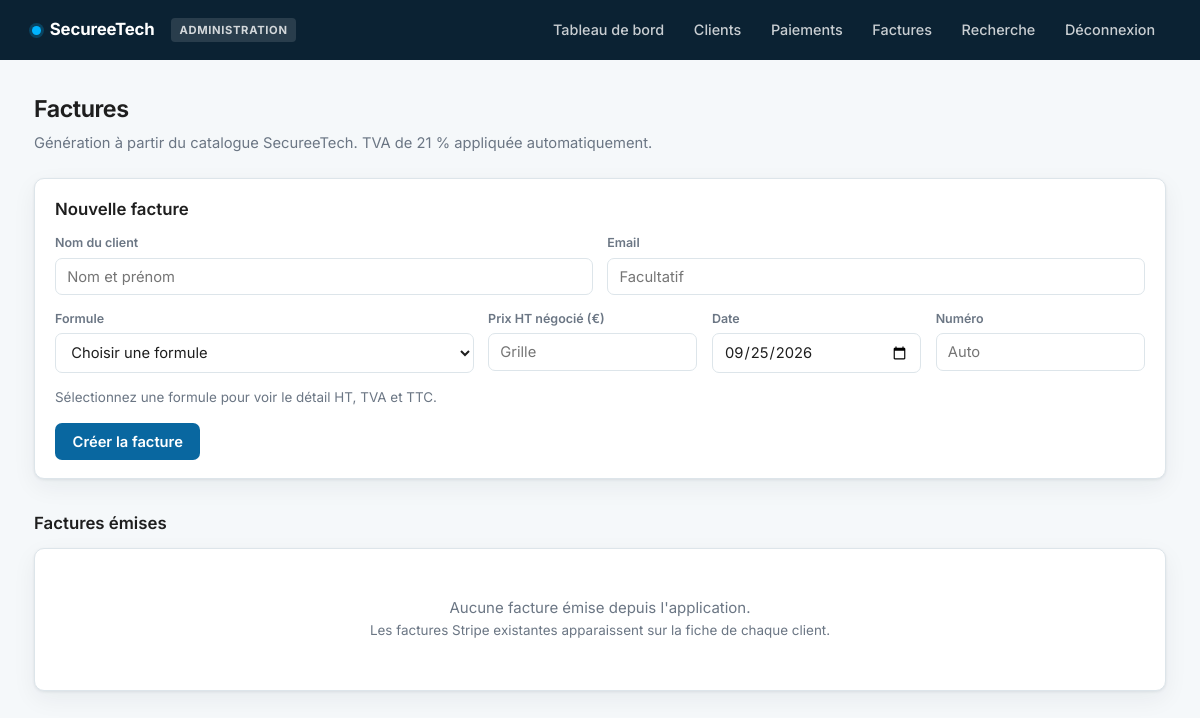
/factures (signed in), run on an earlier commit of the app's database.
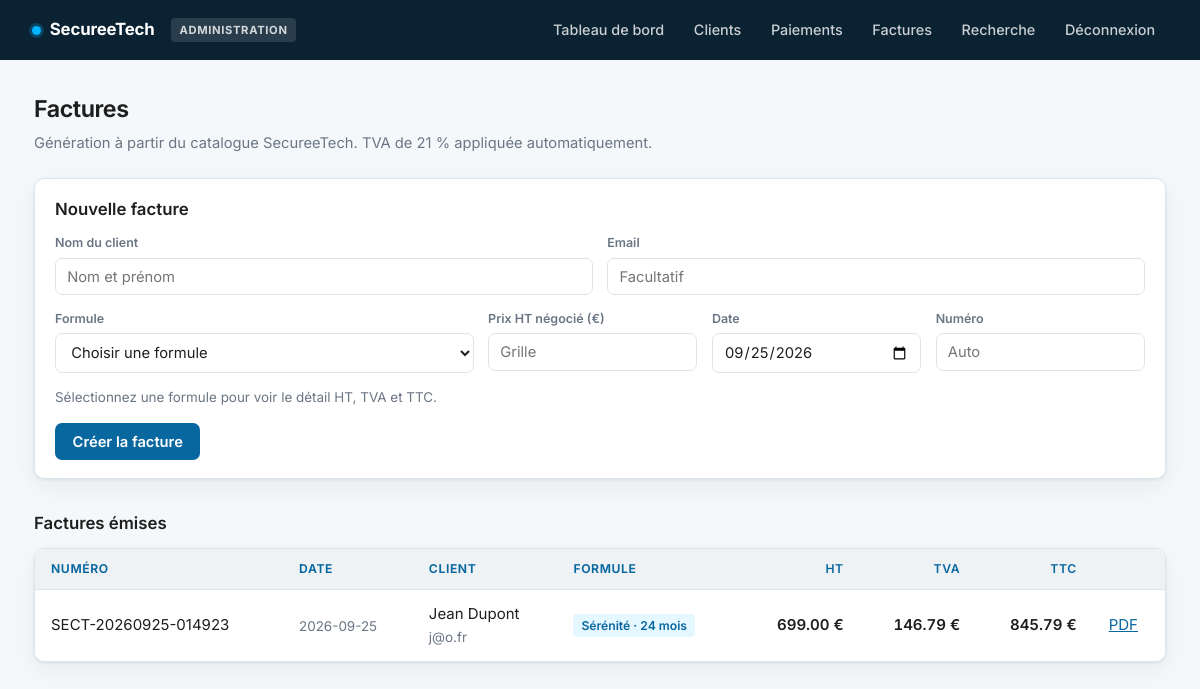
And on a later commit of the database.
### tables this page shows
CREATE TABLE factures (
        id INTEGER PRIMARY KEY AUTOINCREMENT,
        numero_facture TEXT UNIQUE NOT NULL,
        date_facture TEXT NOT NULL,
        client_nom TEXT NOT NULL,
        email TEXT,
        montant REAL NOT NULL,
        description TEXT,
        statut TEXT DEFAULT 'draft',
        paiement_id INTEGER,
        created_at TEXT DEFAULT CURRENT_TIMESTAMP, formule TEXT DEFAULT '', duree INTEGER DEFAULT 0, montant_ht REAL DEFAULT 0, tva REAL DEFAULT 0,
        FOREIGN KEY (paiement_id) REFERENCES paiements(id)
    );

### app.py (the view, shortened to what this page needs)
@app.route('/factures', methods=['GET', 'POST'])
@admin_required
def factures():
    message = None
    erreur = None
    return render_template('factures.html',
                           factures=database.obtenir_toutes_factures(),
                           catalogue=formules.catalogue(),
                           taux_tva=int(formules.TVA * 100),
                           aujourdhui=datetime.now().strftime('%Y-%m-%d'),
                           message=message,
                           erreur=erreur)

### app.py (called while the page is built)
def admin_required(f):
    @wraps(f)
    def decorated_function(*args, **kwargs):
        role = session.get('role')
        if not role:
            return redirect(url_for('connexion'))
        if role != 'admin':
            return redirect(url_for('recherche'))
        return f(*args, **kwargs)
    return decorated_function

@app.context_processor
def injecter_role():
    return {'role': session.get('role'), 'est_admin': session.get('role') == 'admin'}

### database.py (called while the page is built)
def get_connection():
    conn = sqlite3.connect(DATABASE_URL)
    conn.row_factory = sqlite3.Row
    return conn

def obtenir_toutes_factures():
    conn = get_connection()
    cursor = conn.cursor()
    cursor.execute('SELECT * FROM factures ORDER BY date_facture DESC')
    factures = [dict(row) for row in cursor.fetchall()]
    conn.close()
    return factures

### formules.py (called while the page is built)
def catalogue():
    entrees = []
    for formule, grille in ABONNEMENTS.items():
        for duree, prix in sorted(grille.items()):
            entrees.append({
                'cle': f'{formule}|{duree}',
                'formule': formule,
                'duree': duree,
                'prix_ht': prix,
                'libelle': f'{formule} — {duree} mois — {prix} € HT',
            })
    for formule, infos in OFFRES_UNIQUES.items():
        entrees.append({
            'cle': f'{formule}|0',
            'formule': formule,
            'duree': 0,
            'prix_ht': infos['prix_ht'],
            'libelle': f"{formule} — paiement unique — {infos['prix_ht']} € HT",
        })
    return entrees

### templates/factures.html (shortened to what this page needs)
{% extends "base.html" %}
{% block content %}
<h2>Factures</h2>
<p class="sous-titre">Génération à partir du catalogue SecureeTech. TVA de {{ taux_tva }} % appliquée automatiquement.</p>
<form method="post" class="filtres" style="margin-top:1.25rem;">
  <h3 style="margin-top:0;">Nouvelle facture</h3>
  <div style="display:grid; grid-template-columns:1fr 1fr; gap:.9rem;">
    <div><label>Nom du client</label><input type="text" name="client_nom" required placeholder="Nom et prénom"></div>
    <div><label>Email</label><input type="email" name="email" placeholder="Facultatif"></div>
  </div>
  <div style="display:grid; grid-template-columns:2fr 1fr 1fr 1fr; gap:.9rem; margin-top:.9rem;">
    <div>
      <label>Formule</label>
      <select name="formule" id="formule" required>
        <option value="">Choisir une formule</option>
      </select>
    </div>
    <div><label>Prix HT négocié (€)</label><input type="number" name="montant_ht" id="montant_ht" step="0.01" placeholder="Grille"></div>
    <div><label>Date</label><input type="date" name="date_facture" value="{{ aujourdhui }}"></div>
    <div><label>Numéro</label><input type="text" name="numero_facture" placeholder="Auto"></div>
  </div>
  <div id="apercu" class="discret" style="margin-top:.9rem;">Sélectionnez une formule pour voir le détail HT, TVA et TTC.</div>
  <button type="submit" style="margin-top:1rem;">Créer la facture</button>
</form>
<h3>Factures émises</h3>
<div class="carte">
  {% if factures %}
  <table>
    <thead><tr><th>Numéro</th><th>Date</th><th>Client</th><th>Formule</th>
      <th class="num">HT</th><th class="num">TVA</th><th class="num">TTC</th><th></th></tr></thead>
    <tbody>
      {% for f in factures %}
      <tr>
        <td>{{ f.numero_facture }}</td>
        <td class="discret">{{ f.date_facture }}</td>
        <td>{{ f.client_nom }}{% if f.email %}<br><span class="discret">{{ f.email }}</span>{% endif %}</td>
        <td>{% if f.formule %}<span class="tag">{{ f.formule }}{% if f.duree %} · {{ f.duree }} mois{% endif %}</span>{% endif %}</td>
        <td class="num">{{ "%.2f"|format(f.montant_ht or 0) }} €</td>
        <td class="num">{{ "%.2f"|format(f.tva or 0) }} €</td>
        <td class="num">{{ "%.2f"|format(f.montant or 0) }} €</td>
        <td><a href="{{ url_for('api_facture_pdf', facture_id=f.id) }}">PDF</a></td>
      </tr>
      {% endfor %}
    </tbody>
  </table>
  {% else %}
  <div class="vide">Aucune facture émise depuis l'application.<br>
    <span class="discret">Les factures Stripe existantes apparaissent sur la fiche de chaque client.</span></div>
  {% endif %}
</div>
{% endblock %}

### templates/base.html (shortened to what this page needs)
<!DOCTYPE html>
<html lang="fr">
<head>
</head>
<body>
  {% if role %}
  <div class="navbar">
    <div class="marque">
      <span class="point"></span> SecureeTech
      <span class="badge-role">{{ 'Administration' if est_admin else 'Commercial' }}</span>
    </div>
    <div class="liens">
      {% if est_admin %}
        <a href="{{ url_for('index') }}">Tableau de bord</a>
        <a href="{{ url_for('clients') }}">Clients</a>
        <a href="{{ url_for('paiements') }}">Paiements</a>
        <a href="{{ url_for('factures') }}">Factures</a>
      {% endif %}
      <a href="{{ url_for('recherche') }}">Recherche</a>
      <a href="{{ url_for('deconnexion') }}">Déconnexion</a>
    </div>
  </div>
  {% endif %}
  <div class="container">{% block content %}{% endblock %}</div>
</body>
</html>

### templates/base.html (style rules this page uses)
:root { --bleu: #00b4ff; --bleu-fonce: #0967a0; --bleu-nuit: #0b2233; --encre: #1e1e1e; --gris: #6b7684; --gris-clair: #eef2f5; --bordure: #dde5ea; --fond: #f5f8fa; --blanc: #fff; --vert: #1f9d55; --rayon: 10px; --ombre: 0 1px 3px rgba(11,34,51,.08), 0 8px 24px rgba(11,34,51,.06); }
* { margin:0; padding:0; box-sizing:border-box; }
body { font-family:'Inter',-apple-system,BlinkMacSystemFont,'Segoe UI',sans-serif; background:var(--fond); color:var(--encre); font-size:15px; line-height:1.5; -webkit-font-smoothing:antialiased; }
.navbar { background:var(--bleu-nuit); color:#fff; padding:0 2rem; display:flex; justify-content:space-between; align-items:center; height:60px; }
.marque { font-weight:700; font-size:1.05rem; letter-spacing:-.01em; display:flex; align-items:center; gap:.55rem; }
.marque .point { width:9px; height:9px; border-radius:50%; background:var(--bleu); box-shadow:0 0 0 3px rgba(0,180,255,.22); }
.liens { display:flex; align-items:center; gap:.25rem; }
.navbar a { color:rgba(255,255,255,.78); text-decoration:none; padding:.45rem .8rem; border-radius:6px; font-size:.9rem; font-weight:500; transition:background .15s,color .15s; }
.badge-role { font-size:.7rem; text-transform:uppercase; letter-spacing:.06em; padding:.2rem .5rem; border-radius:4px; background:rgba(255,255,255,.12); color:rgba(255,255,255,.8); margin-left:.5rem; }
.container { max-width:1180px; margin:2rem auto; padding:0 1.5rem; }
h2 { font-size:1.45rem; font-weight:650; letter-spacing:-.02em; margin-bottom:.35rem; }
h3 { font-size:1.05rem; font-weight:600; margin:2rem 0 .75rem; }
.sous-titre { color:var(--gris); font-size:.92rem; margin-bottom:1.5rem; }
.carte { background:var(--blanc); border:1px solid var(--bordure); border-radius:var(--rayon); box-shadow:var(--ombre); overflow:hidden; }
table { width:100%; border-collapse:collapse; background:var(--blanc); }
thead th { background:var(--gris-clair); color:var(--bleu-fonce); font-size:.76rem; font-weight:650; text-transform:uppercase; letter-spacing:.05em; text-align:left; padding:.7rem 1rem; border-bottom:1px solid var(--bordure); white-space:nowrap; }
tbody td { padding:.8rem 1rem; border-bottom:1px solid var(--bordure); vertical-align:middle; }
tbody tr:last-child td { border-bottom:none; }
.num { text-align:right; font-variant-numeric:tabular-nums; font-weight:600; }
.discret { color:var(--gris); font-size:.84rem; }
.tag { display:inline-block; background:rgba(0,180,255,.1); color:var(--bleu-fonce); padding:.15rem .5rem; border-radius:4px; font-size:.76rem; font-weight:600; margin-right:.25rem; }
.filtres { background:var(--blanc); border:1px solid var(--bordure); border-radius:var(--rayon); padding:1.1rem 1.25rem; margin-bottom:1.25rem; box-shadow:var(--ombre); }
label { display:block; font-size:.78rem; color:var(--gris); font-weight:600; margin-bottom:.3rem; }
input, select { width:100%; padding:.55rem .7rem; border:1px solid var(--bordure); border-radius:7px; font-size:.92rem; font-family:inherit; background:var(--blanc); color:var(--encre); transition:border-color .15s, box-shadow .15s; }
button, .bouton { background:var(--bleu-fonce); color:#fff; border:none; padding:.58rem 1.1rem; border-radius:7px; font-size:.92rem; font-weight:600; font-family:inherit; cursor:pointer; text-decoration:none; display:inline-block; white-space:nowrap; transition:background .15s; }
a { color:var(--bleu-fonce); }

What changed in the data, as far as the page shows it:
added factures: numero_facture "SECT-20260925-014923", date_facture "2026-09-25", client_nom "Jean Dupont", email "j@o.fr", formule "Sérénité", duree "24", montant_ht "699.00", tva "146.79", montant "845.79"
Also different on the page:
text no longer shown: "Aucune facture émise depuis l'application. Les factures Stripe existantes apparaissent sur la fiche de chaque client."
text now shown: "NUMÉRO DATE CLIENT FORMULE HT TVA TTC"
